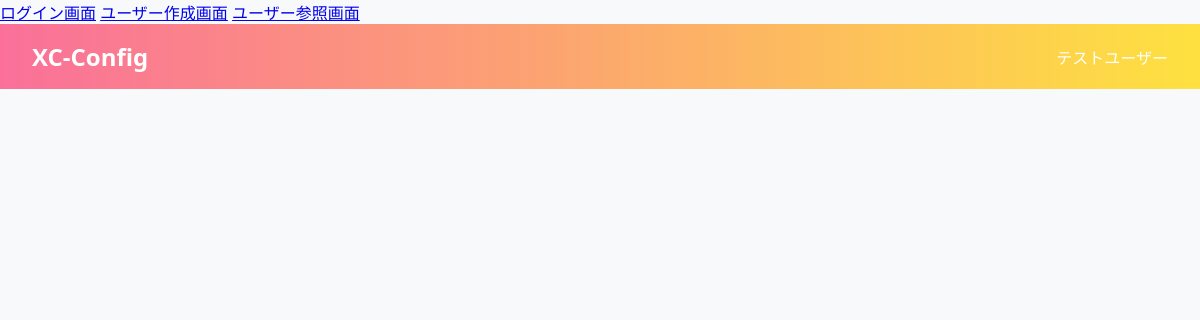
/load_user, run on an earlier commit of the app's database.
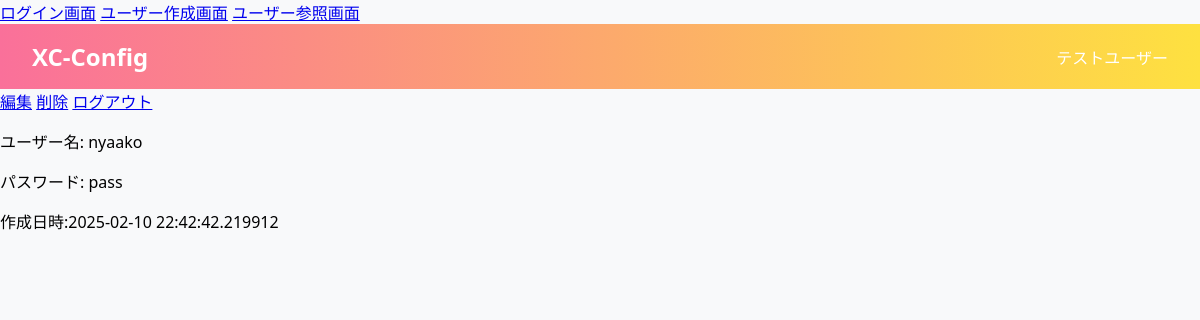
And on a later commit of the database.
### app.py (models this page shows)
class user_detail(db.Model):
    id = db.Column(db.Integer, primary_key=True)
    username = db.Column(db.String(40), nullable=False)
    password = db.Column(db.String(300), nullable=False)
    created_at = db.Column(
        db.DateTime,
        nullable=False,
        default=lambda: datetime.now(pytz.timezone("Asia/Tokyo")),
    )

### app.py (the view)
@app.route("/load_user", methods=["GET", "POST"])
def load_user():
    if request.method == "GET":
        users = user_detail.query.all()
        return render_template("load_user.html", users=users)

### templates/load_user.html
{% extends "index.html" %}
{% block content %}
{% block header %}
{% for user in users %}
<a href="/{{user.id}}/update" role="button">編集</a>
<a href="{{user.id}}/delete" role="button">削除</a>
<a href="loggout" role="button">ログアウト</a>
<p>ユーザー名: {{ user.username}}</p>
<p>パスワード: {{ user.password}}</p>
<p>作成日時:{{ user.created_at}}</p>
{% endfor %}
{% endblock %}
{% endblock %}

### templates/index.html (shortened to what this page needs)
<!DOCTYPE html>
<html lang="ja">
<head>
    <link rel="stylesheet" href="../static/css/style.css" />
    <link rel="stylesheet" href="https://bossanova.uk/jspreadsheet/v4/jspreadsheet.css" type="text/css" />
    <link rel="stylesheet" href="https://jsuites.net/v5/jsuites.css" type="text/css" />
</head>
<body>
<a href="/login" role="button">ログイン画面</a>
<a href="/create" role="button">ユーザー作成画面</a>
<a href="/load_user" role = "button">ユーザー参照画面</a>
    <header>
        <a class="title-position">XC-Config</a>
        <nav class="navtitle">テストユーザー</nav>
    </header>
    {% block content %}{% endblock %}
</body>
</html>

### static/css/style.css (style rules this page uses)
body { font-family: 'Segoe UI', Tahoma, Geneva, Verdana, sans-serif; background-color: #f8f9fa; margin: 0; padding: 0; }
header { display: flex; justify-content: space-between; align-items: center; padding: 1rem; color: #fff; background: linear-gradient(to right, #fa709a 0%, #fee140 100%); }
.title-position { font-size: 1.5rem; font-weight: bold; margin-left: 1rem; }
nav { font-size: 1rem; display: flex; gap: 1rem; margin-right: 1rem; }

What changed in the data, as far as the page shows it:
added user_detail: username "nyaako", password "pass", created_at "2025-02-10 22:42:42.219912"
